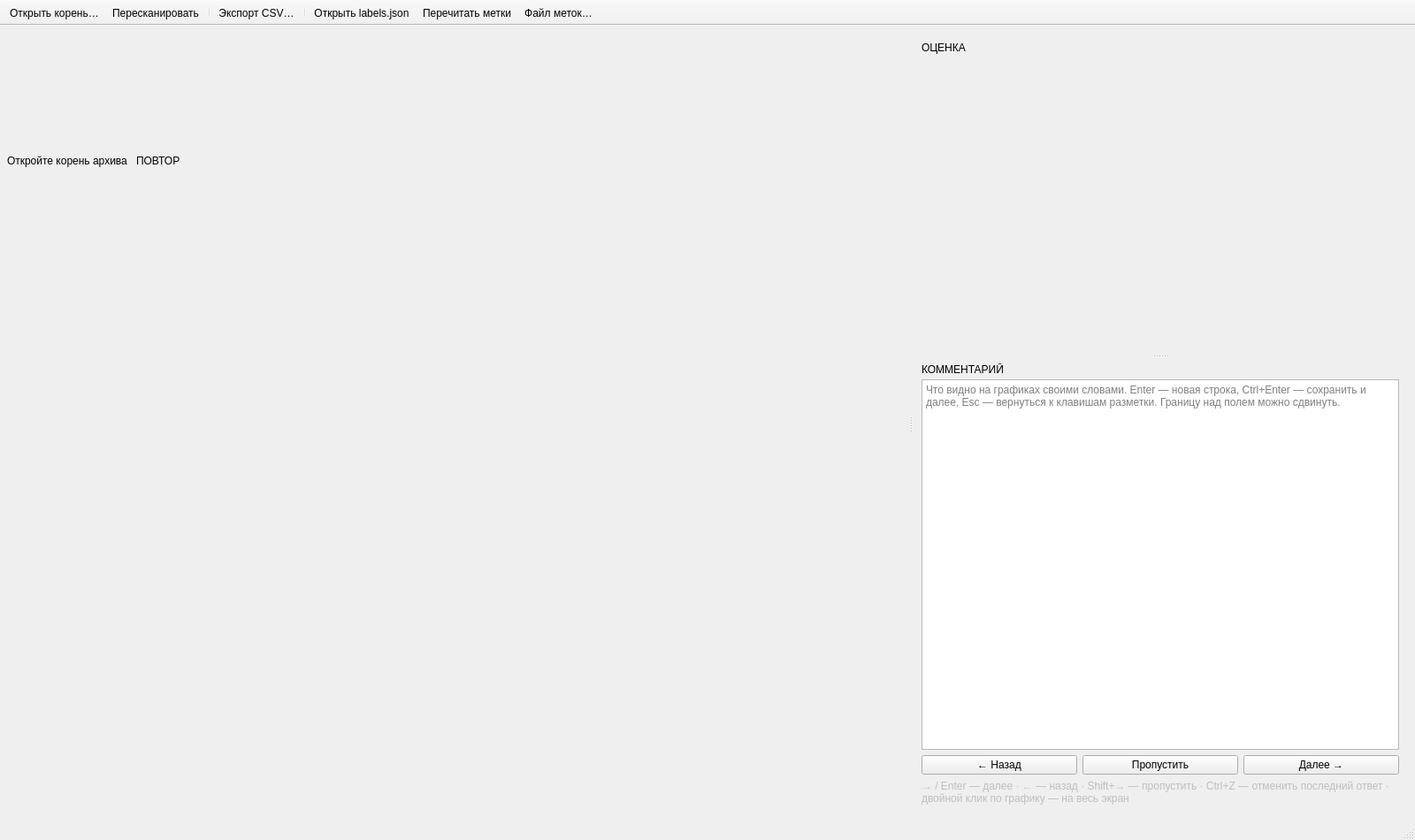
<?xml version="1.0" encoding="UTF-8"?>
<ui version="4.0">
 <class>LabelerWindow</class>
 <widget class="QMainWindow" name="LabelerWindow">
  <property name="geometry">
   <rect>
    <x>0</x>
    <y>0</y>
    <width>1600</width>
    <height>950</height>
   </rect>
  </property>
  <property name="windowTitle">
   <string>Разметка графиков</string>
  </property>
  <widget class="QWidget" name="centralwidget">
   <layout class="QHBoxLayout" name="horizontalLayout_root">
    <property name="spacing">
     <number>6</number>
    </property>
    <property name="leftMargin">
     <number>8</number>
    </property>
    <property name="topMargin">
     <number>8</number>
    </property>
    <property name="rightMargin">
     <number>8</number>
    </property>
    <property name="bottomMargin">
     <number>8</number>
    </property>
    <item>
     <widget class="QSplitter" name="splitter_main">
      <property name="orientation">
       <enum>Qt::Orientation::Horizontal</enum>
      </property>
      <property name="childrenCollapsible">
       <bool>false</bool>
      </property>
      <widget class="QWidget" name="widget_card">
       <layout class="QVBoxLayout" name="verticalLayout_card">
        <property name="spacing">
         <number>6</number>
        </property>
        <property name="leftMargin">
         <number>0</number>
        </property>
        <property name="topMargin">
         <number>0</number>
        </property>
        <property name="rightMargin">
         <number>0</number>
        </property>
        <property name="bottomMargin">
         <number>0</number>
        </property>
        <item>
         <layout class="QHBoxLayout" name="horizontalLayout_header">
          <property name="spacing">
           <number>10</number>
          </property>
          <item>
           <widget class="QLabel" name="label_session">
            <property name="text">
             <string>Откройте корень архива</string>
            </property>
            <property name="textInteractionFlags">
             <set>Qt::TextInteractionFlag::TextSelectableByMouse</set>
            </property>
           </widget>
          </item>
          <item>
           <widget class="QLabel" name="label_repeatBadge">
            <property name="text">
             <string>ПОВТОР</string>
            </property>
            <property name="toolTip">
             <string>Карточка показана повторно для проверки согласованности. Ответ пишется отдельно и не заменяет первый.</string>
            </property>
           </widget>
          </item>
          <item>
           <spacer name="horizontalSpacer_header">
            <property name="orientation">
             <enum>Qt::Orientation::Horizontal</enum>
            </property>
            <property name="sizeHint" stdset="0">
             <size>
              <width>20</width>
              <height>10</height>
             </size>
            </property>
           </spacer>
          </item>
          <item>
           <widget class="QLabel" name="label_progress">
            <property name="text">
             <string/>
            </property>
           </widget>
          </item>
         </layout>
        </item>
        <item>
         <widget class="QLabel" name="label_spec">
          <property name="enabled">
           <bool>false</bool>
          </property>
          <property name="text">
           <string/>
          </property>
          <property name="textInteractionFlags">
           <set>Qt::TextInteractionFlag::TextSelectableByMouse</set>
          </property>
         </widget>
        </item>
        <item>
         <layout class="QGridLayout" name="gridLayout_charts">
          <property name="spacing">
           <number>6</number>
          </property>
          <item row="0" column="0" colspan="2">
           <widget class="Labeler::ChartFrame" name="frame_task"/>
          </item>
          <item row="1" column="0">
           <widget class="Labeler::ChartFrame" name="frame_friction"/>
          </item>
          <item row="1" column="1">
           <widget class="Labeler::ChartFrame" name="frame_pressure"/>
          </item>
         </layout>
        </item>
       </layout>
      </widget>
      <widget class="QFrame" name="frame_panel_Section">
       <property name="minimumSize">
        <size>
         <width>340</width>
         <height>0</height>
        </size>
       </property>
       <property name="maximumSize">
        <size>
         <width>560</width>
         <height>16777215</height>
        </size>
       </property>
       <layout class="QVBoxLayout" name="verticalLayout_panel">
        <property name="spacing">
         <number>6</number>
        </property>
        <property name="leftMargin">
         <number>10</number>
        </property>
        <property name="topMargin">
         <number>10</number>
        </property>
        <property name="rightMargin">
         <number>10</number>
        </property>
        <property name="bottomMargin">
         <number>10</number>
        </property>
        <item>
         <widget class="QLabel" name="label_verdict_Title">
          <property name="text">
           <string>ОЦЕНКА</string>
          </property>
         </widget>
        </item>
        <item>
         <widget class="QWidget" name="widget_verdicts" native="true"/>
        </item>
        <item>
         <widget class="QSplitter" name="splitter_panel">
          <property name="orientation">
           <enum>Qt::Orientation::Vertical</enum>
          </property>
          <property name="childrenCollapsible">
           <bool>false</bool>
          </property>
          <widget class="QScrollArea" name="scrollArea_labels">
           <property name="minimumSize">
            <size>
             <width>0</width>
             <height>160</height>
            </size>
           </property>
           <property name="frameShape">
            <enum>QFrame::Shape::NoFrame</enum>
           </property>
           <property name="horizontalScrollBarPolicy">
            <enum>Qt::ScrollBarPolicy::ScrollBarAlwaysOff</enum>
           </property>
           <property name="widgetResizable">
            <bool>true</bool>
           </property>
           <widget class="QWidget" name="widget_labels">
            <property name="geometry">
             <rect>
              <x>0</x>
              <y>0</y>
              <width>320</width>
              <height>400</height>
             </rect>
            </property>
           </widget>
          </widget>
          <widget class="QWidget" name="widget_comment">
           <layout class="QVBoxLayout" name="verticalLayout_comment">
            <property name="spacing">
             <number>4</number>
            </property>
            <property name="leftMargin">
             <number>0</number>
            </property>
            <property name="topMargin">
             <number>6</number>
            </property>
            <property name="rightMargin">
             <number>0</number>
            </property>
            <property name="bottomMargin">
             <number>0</number>
            </property>
            <item>
             <widget class="QLabel" name="label_comment_Title">
              <property name="text">
               <string>КОММЕНТАРИЙ</string>
              </property>
             </widget>
            </item>
            <item>
             <widget class="QPlainTextEdit" name="plainTextEdit_comment">
              <property name="minimumSize">
               <size>
                <width>0</width>
                <height>140</height>
               </size>
              </property>
              <property name="tabChangesFocus">
               <bool>true</bool>
              </property>
              <property name="placeholderText">
               <string>Что видно на графиках своими словами. Enter — новая строка, Ctrl+Enter — сохранить и далее, Esc — вернуться к клавишам разметки. Границу над полем можно сдвинуть.</string>
              </property>
             </widget>
            </item>
           </layout>
          </widget>
         </widget>
        </item>
        <item>
         <layout class="QHBoxLayout" name="horizontalLayout_nav">
          <item>
           <widget class="QPushButton" name="pushButton_back">
            <property name="focusPolicy">
             <enum>Qt::FocusPolicy::NoFocus</enum>
            </property>
            <property name="toolTip">
             <string>Предыдущая карточка (←)</string>
            </property>
            <property name="text">
             <string>← Назад</string>
            </property>
           </widget>
          </item>
          <item>
           <widget class="QPushButton" name="pushButton_skip">
            <property name="focusPolicy">
             <enum>Qt::FocusPolicy::NoFocus</enum>
            </property>
            <property name="toolTip">
             <string>Пропустить: карточка вернётся в конце очереди (Shift+→)</string>
            </property>
            <property name="text">
             <string>Пропустить</string>
            </property>
           </widget>
          </item>
          <item>
           <widget class="QPushButton" name="pushButton_next">
            <property name="focusPolicy">
             <enum>Qt::FocusPolicy::NoFocus</enum>
            </property>
            <property name="toolTip">
             <string>Сохранить и следующая карточка (→ или Enter)</string>
            </property>
            <property name="text">
             <string>Далее →</string>
            </property>
           </widget>
          </item>
         </layout>
        </item>
        <item>
         <widget class="QLabel" name="label_keysHint">
          <property name="enabled">
           <bool>false</bool>
          </property>
          <property name="text">
           <string>→ / Enter — далее · ← — назад · Shift+→ — пропустить · Ctrl+Z — отменить последний ответ · двойной клик по графику — на весь экран</string>
          </property>
          <property name="wordWrap">
           <bool>true</bool>
          </property>
         </widget>
        </item>
       </layout>
      </widget>
     </widget>
    </item>
   </layout>
  </widget>
  <widget class="QStatusBar" name="statusbar"/>
  <widget class="QToolBar" name="toolBar">
   <property name="movable">
    <bool>false</bool>
   </property>
   <attribute name="toolBarArea">
    <enum>TopToolBarArea</enum>
   </attribute>
   <attribute name="toolBarBreak">
    <bool>false</bool>
   </attribute>
   <addaction name="actionOpenRoot"/>
   <addaction name="actionRescan"/>
   <addaction name="separator"/>
   <addaction name="actionExportCsv"/>
   <addaction name="separator"/>
   <addaction name="actionEditLabels"/>
   <addaction name="actionReloadLabels"/>
   <addaction name="actionChooseDb"/>
  </widget>
  <action name="actionOpenRoot">
   <property name="text">
    <string>Открыть корень…</string>
   </property>
   <property name="toolTip">
    <string>Папка архива: все сессии внутри неё станут карточками</string>
   </property>
  </action>
  <action name="actionRescan">
   <property name="text">
    <string>Пересканировать</string>
   </property>
   <property name="toolTip">
    <string>Заново обойти корень: новые сессии допишутся в конец очереди</string>
   </property>
  </action>
  <action name="actionExportCsv">
   <property name="text">
    <string>Экспорт CSV…</string>
   </property>
  </action>
  <action name="actionEditLabels">
   <property name="text">
    <string>Открыть labels.json</string>
   </property>
   <property name="toolTip">
    <string>Список меток в текстовом редакторе</string>
   </property>
  </action>
  <action name="actionReloadLabels">
   <property name="text">
    <string>Перечитать метки</string>
   </property>
  </action>
  <action name="actionChooseDb">
   <property name="text">
    <string>Файл меток…</string>
   </property>
   <property name="toolTip">
    <string>Где лежит labels.sqlite (один файл на все корни)</string>
   </property>
  </action>
 </widget>
 <customwidgets>
  <customwidget>
   <class>Labeler::ChartFrame</class>
   <extends>QFrame</extends>
   <header>ChartFrame.h</header>
  </customwidget>
 </customwidgets>
 <resources/>
 <connections/>
</ui>
